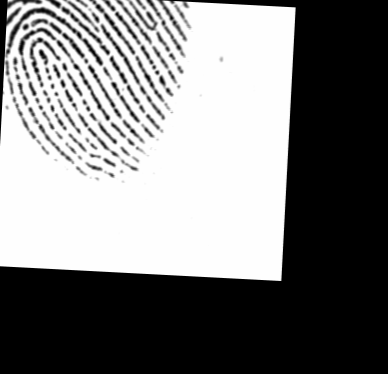
#> input picture Alignment /Rotated Image.tif, 388 x 374 px
$ python -i coherenceOrientationField.py   (imports and definitions only)   (older library calls are emulated)
#> lines starting #> are read from the running program, lines starting #| are printed output that depends on the picture; after the words box and inside, x2 and y2 are one past the last pixel; in counts of white or black regions, pixels touching at a corner belong together
#> further down, picture is the input picture: shape (374, 388, 3); min 0, max 254, mean 125.3
### Core detection /direction_field.py
import math
import numpy as np
import cv2
from math import pi
from scipy import stats

def Eight_field_Direction(img):
	img = cv2.cvtColor(img, cv2.COLOR_BGR2GRAY)
	img_2 = np.pad(img, 4, mode='constant')
	Size = img_2.shape
	G = np.zeros(9)
	G_diff = np.zeros(5)
	FloatImage = np.float32(img_2)
	im3 = np.zeros(img.shape)
	im_out = np.zeros(img.shape)
	im_out_2 = np.zeros(img.shape)
	for x in range (4, Size[0]-4):
		for y in range (4,Size[1]-4):
			for i in range (1,9):

				if(i == 1):
					G[i] = (FloatImage[x+2][y]+ FloatImage[x-2][y]+ FloatImage[x+4][y]+ FloatImage[x-4][y])/4.0

				elif(i == 2):
					G[i] = (FloatImage[x-1][y+2]+ FloatImage[x-2][y+4]+ FloatImage[x+1][y-2]+ FloatImage[x+2][y-4])/4.0
				elif(i == 3):
					G[i] = (FloatImage[x-2][y+2]+ FloatImage[x+2][y-2]+ FloatImage[x-4][y+4]+ FloatImage[x+4][y-4])/4.0
				elif(i == 4):
					G[i] = (FloatImage[x-2][y+1]+ FloatImage[x-4][y+2]+ FloatImage[x+2][y-1]+ FloatImage[x+4][y-2])/4.0
				elif(i == 5):
					G[i] = (FloatImage[x-2][y]+ FloatImage[x-4][y]+ FloatImage[x+2][y]+ FloatImage[x+4][y])/4.0
				elif(i == 6):
					G[i] = (FloatImage[x-2][y-1]+ FloatImage[x+2][y+1]+ FloatImage[x-4][y-2]+ FloatImage[x+4][y+2])/4.0
				elif(i == 7):
					G[i] = (FloatImage[x-2][y-2]+ FloatImage[x-4][y-4]+ FloatImage[x+2][y+2]+ FloatImage[x-4][y-4])/4.0
				else:
					G[i] = (FloatImage[x+1][y+2]+ FloatImage[x+2][y+4]+ FloatImage[x-1][y-2]+ FloatImage[x-2][y-4])/4.0
			for k in range (1,5):
				G_diff[k] = abs(G[k] - G[k+4])
			i_max = np.argmax(G_diff)
			if (abs(FloatImage[x][y]-G[i_max]) < abs(FloatImage[x][y]-G[i_max+4])):
				im3[x-4][y-4] = i_max
			else:
				im3[x-4][y-4] = i_max+4
	w1 = 4
	im_current = im3
	im_next = im3

	for x in range (0, img.shape[0]):
		for y in range (0, img.shape[1]):
			x_start = max (0, x-w1 )
			x_end = min(img.shape[0]-1, x+w1)
			y_start = max(0, y-w1 )
			y_end = min(img.shape[1]-1, y+w1)

			sub_img = im_next[x_start:x_end:1, y_start:y_end:1]
			z = stats.mode(sub_img, axis=None)
			im_out_2[x][y] = z[0][0]

	im_out_2 = (im_out_2 - np.ones(im_out_2.shape))*pi/8.0
	return im_out_2

### Core detection /coherenceOrientationField.py
import cv2
import numpy as np
from math import pi
import scipy as sp
import math
import numpy as np
from scipy import stats
from direction_field import *

def Singular_point_detection(img_2):
	#Read the image

	img_3 = img_2
	img_2 = cv2.cvtColor(img_2, cv2.COLOR_BGR2GRAY)
	kernel = cv2.getStructuringElement(cv2.MORPH_ELLIPSE,(3,3))
	I = cv2.dilate(img_2,kernel,iterations = 1)

	## Gaussian Blurring to remove noise
	G = cv2.GaussianBlur(I,(5,5),0)

	#Sobel Operator
	Gx = cv2.Sobel(G,cv2.CV_64F,1,0,ksize=3)
	Gy = cv2.Sobel(G,cv2.CV_64F,0,1,ksize=3)


	# derivative calculation Gradient
	J1 = 2*(np.multiply(Gx, Gy))
	J2 = np.multiply(Gx, Gx) - np.multiply(Gy, Gy)
	J3 = np.multiply(Gx, Gx) + np.multiply(Gy, Gy)
	Gradient = np.sqrt(J3)

	# gradient smoothening
	w1 = 16
	anisotropy_filter = np.ones((w1,w1))
	sigma_J1 = cv2.filter2D(J1,-1,anisotropy_filter)
	sigma_J2 = cv2.filter2D(J2,-1,anisotropy_filter)
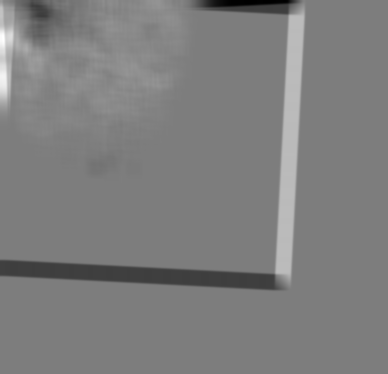
#> sigma_J2: shape (374, 388) float64; min -30762772, max 31622412, mean 200173.6; drawn with min black and max white
	sigma_J3 = cv2.filter2D(J3,-1,anisotropy_filter)

	# less smoothened  Gradient
	w2 = 10
	anisotropy_filter_0 = np.ones((w2,w2))
	sigma_J3_0 = cv2.filter2D(J3,-1,anisotropy_filter_0)
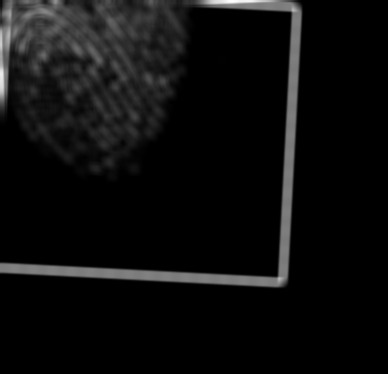
#> sigma_J3_0: shape (374, 388) float64; min -3.73e-09, max 19358452, mean 1038442.4; drawn with min black and max white

	# Direction Calculation
	theta_bar = 0.5 * np.arctan(np.divide(sigma_J1, sigma_J2))
	for i,j in np.argwhere(sigma_J2 == 0):
		if (sigma_J1[i,j] > 0):
			theta_bar[i,j] = 0.25*pi
		elif (sigma_J1[i,j] < 0):
			theta_bar[i,j] = (-0.25)*pi
		else:
			theta_bar[i,j] = 0
#> this loop made 1587 passes
#> (i, j) on passes 2 to 4: (0, 327), (0, 330), (0, 335)
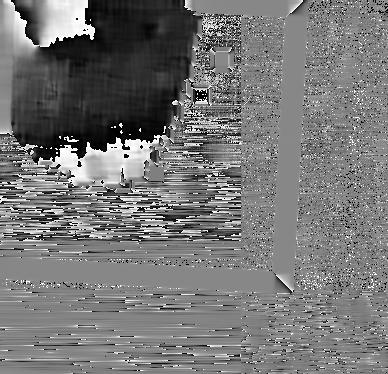
#> theta_bar: shape (374, 388) float64; min -0.785, max 0.785, mean -0.0524; drawn with min black and max white

	theta_dash = (pi/2) + theta_bar


	## threshold matrix on coherence
	gt = 0.10
	Grad_max = np.amax(Gradient)
#> Grad_max = 636.9
	Grad_min = np.amin(Gradient)
#> Grad_min = 0
	Gth = gt * (abs(Grad_max) - abs(Grad_min)) + abs(Grad_min)
#> Gth = 63.69

	## calculation of block coherence
	block_coherence = np.sqrt(np.multiply(sigma_J1, sigma_J1) + np.multiply(sigma_J2, sigma_J2))
	block_coherence = np.divide(block_coherence, sigma_J3)
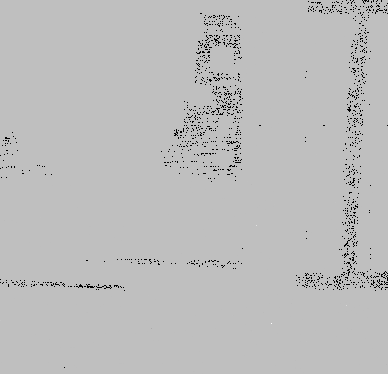
#> block_coherence: shape (374, 388) float64; 1.48% of the values are NaN or infinite; the others: min -203419, max 68015.6, mean -0.338; drawn with min black, max white, NaN and infinite black
	for i,j in np.argwhere(sigma_J3 < Gth*Gth*(w1*w1)):
		block_coherence[i,j] = (-1)
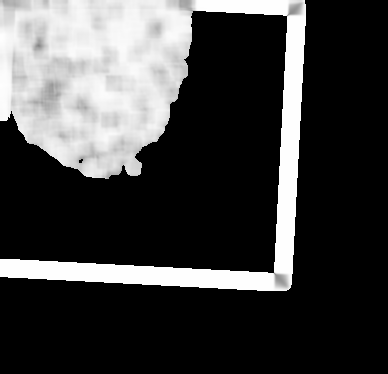
#> block_coherence: shape (374, 388) float64; min -1, max 1, mean -0.497; drawn with min black and max white

	#Mask calculation!!
	a = np.zeros(sigma_J1.shape)
	for i,j in np.argwhere(block_coherence > 0):
		a[i,j] = 1
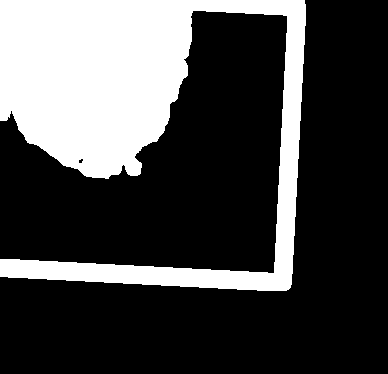
#> a: shape (374, 388) float64; values 0 (black) and 1 (white), 27.5% white; 1 white region, box (x1, y1, x2, y2) and area: (0, 0, 306, 291) 39904
	for i,j in np.argwhere(block_coherence < 0):
		a[i,j] = -1

	#### 8 field direction calculation
	theta = Eight_field_Direction(img_3)
#> after the loop in Eight_field_Direction, `for x in range (4, Size[0]-4):`:
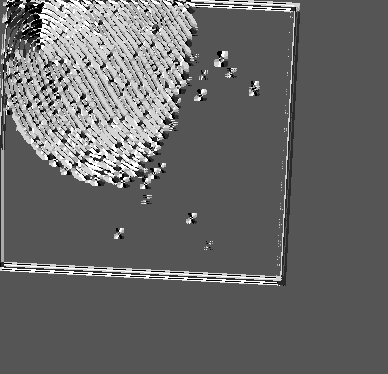
#> im3: shape (374, 388) float64; min 2, max 8, mean 4.43; drawn with min black and max white
#> after the loop in Eight_field_Direction, `for x in range (4, Size[0]-4):`: G = [0, 0, 0, 0, 0, 0, 0, 0, 0]; G_diff = [0, 0, 0, 0, 0]
#> after the loop in Eight_field_Direction, `for x in range (0, img.shape[0]):`: im_out_2: shape (374, 388) float64; every value is 0

	poincare_image = np.zeros(a.shape)
	for i,j in np.argwhere(a != -1):
		store = np.zeros([3,3])
		if ((i-1 >= 0) and (i+1 <= a.shape[0]-1) and (j-1 >= 0) and (j+1 <= a.shape[1]-1)):
			store[0,0] = theta[i-1,j] - theta[i-1, j-1]
			store[0,1] = theta[i-1, j+1] - theta[i-1, j]
			store[0,2] = theta[i,j+1] - theta[i-1, j+1]
			store[1,2] = theta[i+1, j+1] - theta[i, j+1]
			store[2,2] = theta[i+1,j] - theta[i+1, j+1]
			store[2,1] = theta[i+1, j-1] - theta[i+1, j]
			store[2,0] = theta[i, j-1] - theta[i+1, j-1]
			store[1,0] = theta[i-1, j-1] - theta[i, j-1]

			for x,y in np.argwhere(store > pi/2):
				store[x,y] = pi - store[x,y]

			for x,y in np.argwhere(store < (-0.5)*pi):
				store[x,y] = pi + store[x,y]


			poincare_image[i,j] = store.sum()/(2*pi)
	f = 0
	delta_image = np.zeros(img_2.shape)
	#### Detecting all the singularities
	# for x,y in np.argwhere(poincare_image == 0.5):
	# 	img_3[x,y] = [0,0,255]
	# 	img_3[x+1, y] = [0,0,255]
	# 	img_3[x, y+1] = [0,0,255]
	# 	img_3[x+1, y+1] = [0,0,255]

	# Detecting the maximum gradient
	# CORE is the point of maximum ridge

	index_1, index_2 = [-1,-1]
	max_gradient = 0
	for x,y in np.argwhere(poincare_image == 0.5):
		if(sigma_J3_0[x,y] > max_gradient):
			index_1,index_2 = x,y
			max_gradient = sigma_J3_0[x,y]


	singular_point_Index = []
	singular_point_Index.append(index_1)
	singular_point_Index.append(index_2)

	return singular_point_Index

>>> import cv2
>>> picture = cv2.imread('../Alignment /Rotated Image.tif')
#> (the run stopped early here; a loop or call above may not have finished)

$ run again, on Alignment /test.png
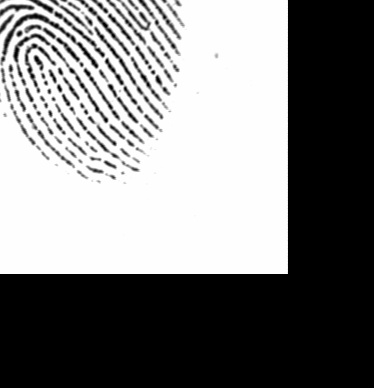
#> input picture Alignment /test.png, 374 x 388 px
#> picture is the input picture: shape (388, 374, 3); min 0, max 254, mean 126.7
#> the loop in Singular_point_detection, `for i,j in np.argwhere(sigma_J2 == 0):` made 1447 passes
#> (i, j) on passes 2 to 4: (0, 198), (0, 229), (0, 236)
#> Grad_max = 636.4
#> Grad_min = 0
#> Gth = 63.64
#> after the loop in Singular_point_detection, `for i,j in np.argwhere(block_coherence > 0):`:
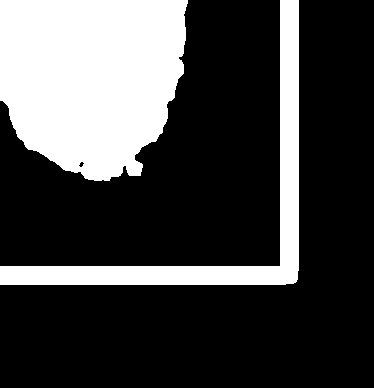
#> a: shape (388, 374) float64; values 0 (black) and 1 (white), 26.6% white; 2 white regions, box (x1, y1, x2, y2) and area: (0, 0, 188, 181) 27890, (0, 0, 299, 285) 10701
#> after the loop in Eight_field_Direction, `for x in range (4, Size[0]-4):`:
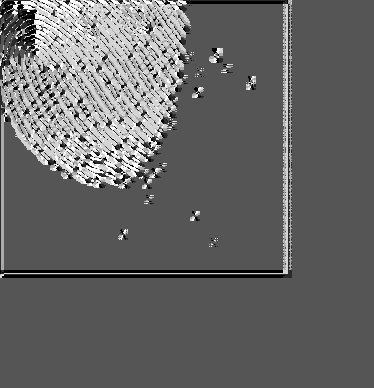
#> im3: shape (388, 374) float64; min 2, max 8, mean 4.4; drawn with min black and max white
#> after the loop in Eight_field_Direction, `for x in range (4, Size[0]-4):`: G = [0, 0, 0, 0, 0, 0, 0, 0, 0]; G_diff = [0, 0, 0, 0, 0]
